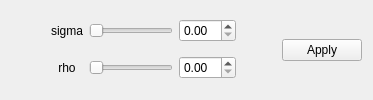
         <widget class="QWidget" name="tab_10">
          <attribute name="title">
           <string>10</string>
          </attribute>
          <layout class="QHBoxLayout" name="horizontalLayout_23">
           <item>
            <layout class="QGridLayout" name="gridLayout_6">
             <item row="1" column="4">
              <spacer name="horizontalSpacer_56">
               <property name="orientation">
                <enum>Qt::Horizontal</enum>
               </property>
               <property name="sizeHint" stdset="0">
                <size>
                 <width>40</width>
                 <height>20</height>
                </size>
               </property>
              </spacer>
             </item>
             <item row="1" column="2">
              <widget class="QSlider" name="bilateral_rho_slider">
               <property name="accessibleName">
                <string>y</string>
               </property>
               <property name="maximum">
                <number>20</number>
               </property>
               <property name="orientation">
                <enum>Qt::Horizontal</enum>
               </property>
              </widget>
             </item>
             <item row="1" column="1">
              <widget class="QLabel" name="label_42">
               <property name="text">
                <string>rho</string>
               </property>
               <property name="alignment">
                <set>Qt::AlignCenter</set>
               </property>
              </widget>
             </item>
             <item row="0" column="1">
              <widget class="QLabel" name="label_43">
               <property name="text">
                <string>sigma</string>
               </property>
               <property name="alignment">
                <set>Qt::AlignCenter</set>
               </property>
              </widget>
             </item>
             <item row="1" column="0">
              <spacer name="horizontalSpacer_51">
               <property name="orientation">
                <enum>Qt::Horizontal</enum>
               </property>
               <property name="sizeHint" stdset="0">
                <size>
                 <width>40</width>
                 <height>20</height>
                </size>
               </property>
              </spacer>
             </item>
             <item row="0" column="2">
              <widget class="QSlider" name="bilateral_sigma_slider">
               <property name="sizePolicy">
                <sizepolicy hsizetype="Expanding" vsizetype="Fixed">
                 <horstretch>100</horstretch>
                 <verstretch>0</verstretch>
                </sizepolicy>
               </property>
               <property name="accessibleName">
                <string>x</string>
               </property>
               <property name="maximum">
                <number>50</number>
               </property>
               <property name="orientation">
                <enum>Qt::Horizontal</enum>
               </property>
              </widget>
             </item>
             <item row="0" column="0">
              <spacer name="horizontalSpacer_52">
               <property name="orientation">
                <enum>Qt::Horizontal</enum>
               </property>
               <property name="sizeHint" stdset="0">
                <size>
                 <width>40</width>
                 <height>20</height>
                </size>
               </property>
              </spacer>
             </item>
             <item row="0" column="4">
              <spacer name="horizontalSpacer_57">
               <property name="orientation">
                <enum>Qt::Horizontal</enum>
               </property>
               <property name="sizeHint" stdset="0">
                <size>
                 <width>40</width>
                 <height>20</height>
                </size>
               </property>
              </spacer>
             </item>
             <item row="0" column="3">
              <widget class="QDoubleSpinBox" name="bilateral_sigma_spinbox">
               <property name="maximum">
                <double>50.000000000000000</double>
               </property>
              </widget>
             </item>
             <item row="1" column="3">
              <widget class="QDoubleSpinBox" name="bilateral_rho_spinbox">
               <property name="maximum">
                <double>20.000000000000000</double>
               </property>
              </widget>
             </item>
            </layout>
           </item>
           <item>
            <widget class="QPushButton" name="bilateral_apply_button">
             <property name="accessibleName">
              <string>tab_button</string>
             </property>
             <property name="text">
              <string>Apply</string>
             </property>
            </widget>
           </item>
          </layout>
         </widget>
